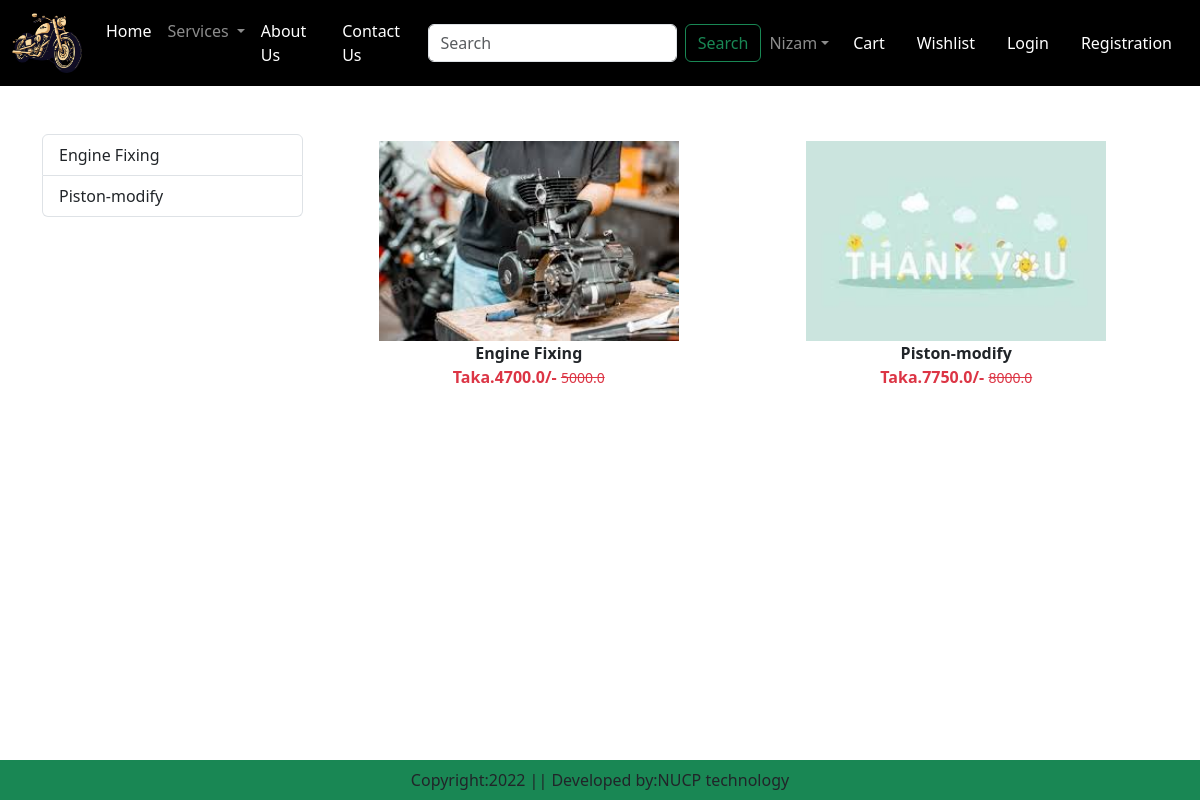
Screenshot of /catagory/CM with the database file from the repository.
### rush/models.py (models this page shows, shortened)
class Services(models.Model):
    title=models.CharField(max_length=100)
    selling_price=models.FloatField()
    discounted_price=models.FloatField()
    description=models.TextField()
    composition=models.TextField(default="")
    servapp=models.TextField(default="")
    catagory=models.CharField(choices=CATEGORY_CHOICES, max_length=2)
    service_image=models.ImageField(upload_to="services")

### rush/views.py (the view)
# urls.py: path('catagory/<slug:val>',views.CatagoryView.as_view() , name='catagory'),
class CatagoryView(View):
    def get(self,request,val):
        services=Services.objects.filter(catagory=val)
        title=Services.objects.filter(catagory=val).values('title')
        return render(request,"app/catagory.html",locals())

### rush/templates/app/catagory.html (shortened to what this page needs)
{% extends 'app/base.html' %}
{% load static %}
{% block main-content %}
<div class="container my-5">
    <div class="row">
        <div class="col-sm-3">
            <div class="list-group">
                {% for val in title %}
                <a href="{% url 'catagory-title' val.title %}" class="list-group-item list-group-item-action" aria-current="true">{{val.title}}</a>
                {% endfor %}
            </div>
        </div>
        <div class="col-sm-9">
            <div class="row">
                {% for serv in services %}
                    <div class="col text-center mb-4">
                        <a href="{% url 'services-detail' serv.id %}" class="btn">
                            <div>
                                <img src="{{serv.service_image.url}}" width="300ppx" height="200px"/>
                                <div class="fw-bold">{{serv.title}}</div>
                                <div class="fw-bold text-danger">
                                    Taka.{{serv.discounted_price}}/-
                                    <small class="fw-light text-decoration-line-through">{{serv.selling_price}}</small>
                                </div>
                            </div>
                        </a>
                    </div>
                {% endfor %}
            </div>
        </div>
    </div>
</div>
{% endblock main-content %}

### rows the page displays
Services: service_image (picture), title "Engine Fixing", discounted_price "4700.0", selling_price "5000.0"
Services: service_image (picture), title "Piston-modify", discounted_price "7750.0", selling_price "8000.0"

### other values shown
{{ val.title }} "Engine Fixing" "Piston-modify"
